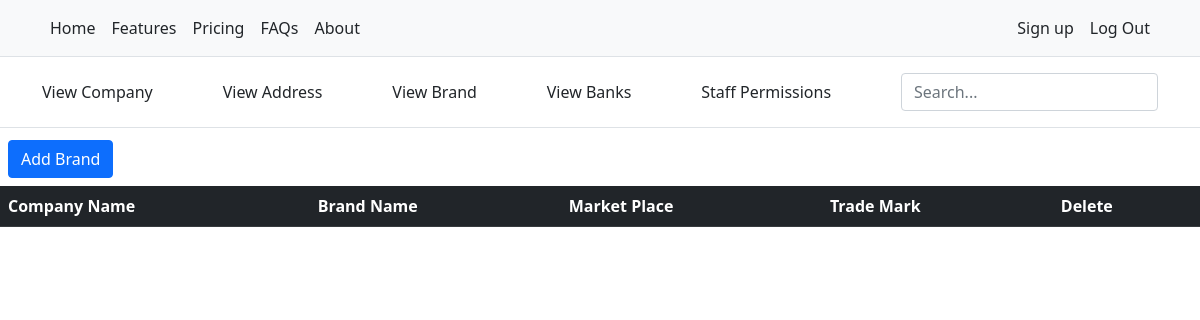
/brand (signed in), run on an earlier commit of the app's database.
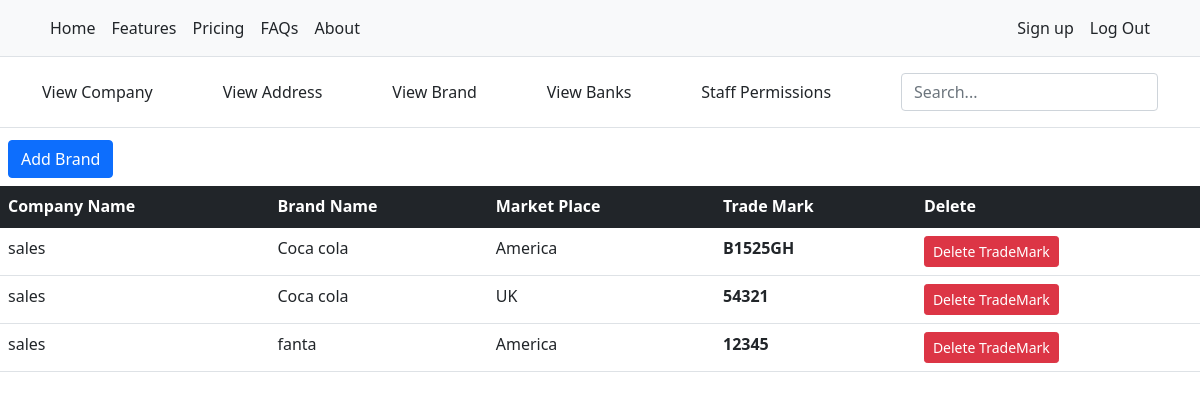
And on a later commit of the database.
### Business_Admin/models.py (models this page shows, shortened)
class BrandToMarket(models.Model):
    brand = models.ForeignKey(Brands, on_delete=models.CASCADE, blank=True, null=True)
    market = models.ForeignKey(Markets, on_delete=models.CASCADE, blank=True, null=True)
    trade_mark = models.CharField(max_length=200, blank=True, unique=True)

class Brands(models.Model):
    company = models.ForeignKey(Company, on_delete=models.CASCADE, blank=True, null=True)
    brand_name = models.CharField(max_length=200)
    def __str__(self) -> str:
        return self.brand_name

class Company(models.Model):
    business_admin = models.ForeignKey(User, on_delete=models.CASCADE, blank=True, null=True)
    name = models.CharField(max_length=200,blank=True, help_text='Enter Company Name')
    registration_number = models.BigIntegerField(blank=True, help_text='Enter company registration number')
    registered_address = models.ForeignKey(Address, on_delete=models.CASCADE, null=True, blank=True, related_name='reg_address', help_text="Select Registration Address")
    auth_code = models.BigIntegerField(blank=True, help_text='Enter Authentication Code')
    trading_address = models.ForeignKey(Address, on_delete=models.CASCADE, null=True, blank=True, related_name='trade_address', help_text="Select Trading Address")
    directors_name1 = models.CharField(max_length=100, blank=True, help_text='Enter Directore Name')
    director1_address = models.ForeignKey(Address, on_delete=models.CASCADE, null=True, blank=True, related_name='director_address', help_text="Select Director 1 Address")
    directors_name2 = models.CharField(max_length=100, blank=True, help_text='Enter Director name 2')
    director2_address = models.ForeignKey(Address, on_delete=models.CASCADE, null=True, blank=True, related_name='director_address2', help_text="Select Director 2 Address")
    certi_incorp = models.FileField(upload_to='incorp_certificates', blank=True, help_text='Upload a copy of certificate incorpation')
    def __str__(self):
        return self.name

class Markets(models.Model):
    name = models.CharField(max_length=200)
    def __str__(self) -> str:
        return self.name

### Business_Admin/views.py (the view, shortened to what this page needs)
# urls.py: path('brand', login_required(BrandView.as_view()), name='brand_view'),
class BrandView(View):
    def get(self, request):
        data = {
            'brand':BrandToMarket.objects.filter(brand__company__business_admin=request.user),
            'brands':Brands.objects.filter(company__business_admin=request.user),
            'market':Markets.objects.all(),
            'company':Company.objects.filter(business_admin=request.user)
        }
        return render(request, 'business_admin/brands.html', data)

### templates/business_admin/brands.html (shortened to what this page needs)
{% extends 'base/base.html' %}{% load static %}{% block title %}Brands{% endblock %} {% block stylesheets %}{% endblock %} {% block container %} {% include 'business_admin/header2.html' %}
<div>
    <button type="button" class="btn btn-primary m-2" data-bs-toggle="modal" data-bs-target="#staticBackdrop">
        Add Brand
    </button>
</div>
<div>
    <table class="table">
        <thead class="table-dark">
            <tr>
                <th>Company Name</th>
                <th>Brand Name</th>
                <th>Market Place</th>
                <th>Trade Mark</th>
                <th>Delete</th>
            </tr>
        </thead>
        <tbody>
            {% for i in brand %}
            <tr>
                <td>{{i.brand.company}}</td>
                <td>{{i.brand}}</td>
                <td>{{i.market}}</td>
                <th>{{i.trade_mark}}</th>
                <th><button type="button" onclick='location.href="/brand/{{i.id}}"' class="btn btn-danger btn-sm">Delete TradeMark</th>
            </tr>
            {% endfor %}
        </tbody>
    </table>
</div>
{% endblock %} {% block javascripts %} {% endblock %}

### templates/base/base.html (shortened to what this page needs)
<!DOCTYPE html>{% load static %}
<html lang="en">
<head>
    <link href="https://cdn.jsdelivr.net/npm/bootstrap@5.1.3/dist/css/bootstrap.min.css" rel="stylesheet"> {% block stylesheets %}{% endblock %}
</head>
<body>
    <div>
        <nav class="py-2 bg-light border-bottom">
            <div class="container d-flex flex-wrap">
                <ul class="nav me-auto">
                    <li class="nav-item"><a href="#" class="nav-link link-dark px-2 active" aria-current="page">Home</a></li>
                    <li class="nav-item"><a href="#" class="nav-link link-dark px-2">Features</a></li>
                    <li class="nav-item"><a href="#" class="nav-link link-dark px-2">Pricing</a></li>
                    <li class="nav-item"><a href="#" class="nav-link link-dark px-2">FAQs</a></li>
                    <li class="nav-item"><a href="#" class="nav-link link-dark px-2">About</a></li>
                </ul>
                <ul class="nav">
                    <li class="nav-item"><a href="user/sign-up" class="nav-link link-dark px-2">Sign up</a></li>
                    {% if request.user.is_authenticated %}
                    <li class="nav-item"><a href="/myaccounts/logout" class="nav-link link-dark px-2">Log Out</a></li>
                    {% else %}
                    <li class="nav-item"><a href="/myaccounts/login" class="nav-link link-dark px-2">Login</a></li>
                    {% endif %}
                </ul>
            </div>
        </nav>
    </div>
    {% block container %} {% endblock %}
</body>
</html>

### templates/business_admin/header2.html
<header class="py-3 mb-1 border-bottom">
    <div class="container d-flex flex-wrap justify-content-center">
        <a href="/company" class="d-flex align-items-center mb-3 mb-lg-0 me-lg-auto text-dark text-decoration-none">
          View Company
        </a>
        <a href="/address" class="d-flex align-items-center mb-3 mb-lg-0 me-lg-auto text-dark text-decoration-none">
          View Address
        </a>
        <a href="/brand" class="d-flex align-items-center mb-3 mb-lg-0 me-lg-auto text-dark text-decoration-none">
          View Brand
        </a>
        <a href="/brand" class="d-flex align-items-center mb-3 mb-lg-0 me-lg-auto text-dark text-decoration-none">
          View Banks
        </a>
        <a href="/staff" class="d-flex align-items-center mb-3 mb-lg-0 me-lg-auto text-dark text-decoration-none">
          Staff Permissions
        </a>
        <form class="col-12 col-lg-auto mb-3 mb-lg-0">
            <input type="search" class="form-control" placeholder="Search..." aria-label="Search">
        </form>
    </div>
</header>

What changed in the data, as far as the page shows it:
added BrandToMarket: brand.company "sales", brand "Coca cola", market "America", trade_mark "B1525GH"
added BrandToMarket: brand.company "sales", brand "Coca cola", market "UK", trade_mark "54321"
added BrandToMarket: brand.company "sales", brand "fanta", market "America", trade_mark "12345"
